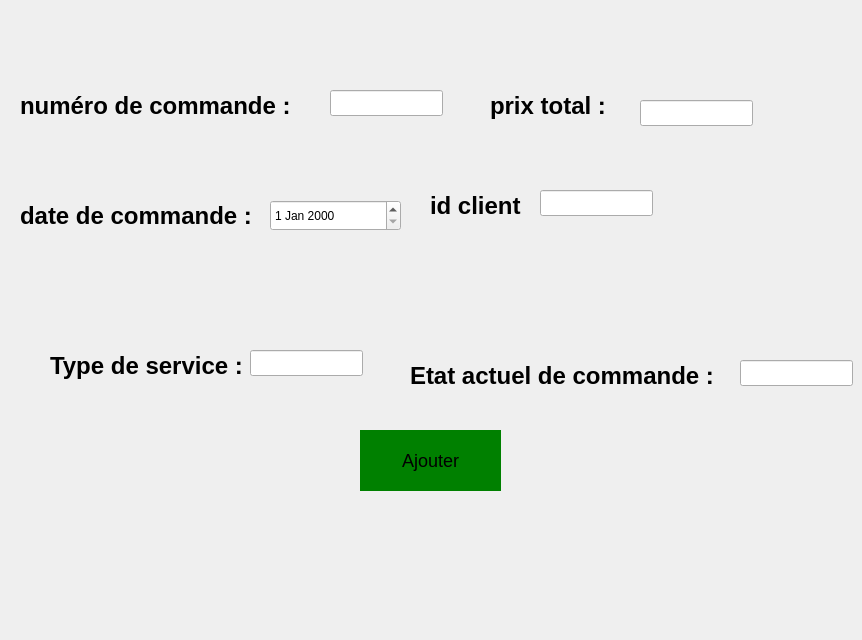
      <widget class="QWidget" name="tab_44">
       <attribute name="icon">
        <iconset>
         <normaloff>:/images/add.png</normaloff>:/images/add.png</iconset>
       </attribute>
       <attribute name="title">
        <string>Ajouter</string>
       </attribute>
       <widget class="QLabel" name="label_190">
        <property name="geometry">
         <rect>
          <x>20</x>
          <y>80</y>
          <width>281</width>
          <height>51</height>
         </rect>
        </property>
        <property name="styleSheet">
         <string notr="true">QLabel {
    font-family: 'Arial';    /* You can change this to any preferred font */
    font-size: 24px;         /* Adjust this value for the desired text size */
    color: #000000;          /* Dark color code */
    font-weight: bold;       /* Makes the text bold */
}
</string>
        </property>
        <property name="text">
         <string>numéro de commande :</string>
        </property>
       </widget>
       <widget class="QLineEdit" name="lineEdit_59">
        <property name="geometry">
         <rect>
          <x>330</x>
          <y>90</y>
          <width>113</width>
          <height>26</height>
         </rect>
        </property>
       </widget>
       <widget class="QLabel" name="label_191">
        <property name="geometry">
         <rect>
          <x>490</x>
          <y>80</y>
          <width>221</width>
          <height>51</height>
         </rect>
        </property>
        <property name="styleSheet">
         <string notr="true">QLabel {
    font-family: 'Arial';    /* You can change this to any preferred font */
    font-size: 24px;         /* Adjust this value for the desired text size */
    color: #000000;          /* Dark color code */
    font-weight: bold;       /* Makes the text bold */
}
</string>
        </property>
        <property name="text">
         <string>prix total :</string>
        </property>
       </widget>
       <widget class="QLineEdit" name="lineEdit_60">
        <property name="geometry">
         <rect>
          <x>640</x>
          <y>100</y>
          <width>113</width>
          <height>26</height>
         </rect>
        </property>
       </widget>
       <widget class="QLabel" name="label_192">
        <property name="geometry">
         <rect>
          <x>20</x>
          <y>190</y>
          <width>241</width>
          <height>51</height>
         </rect>
        </property>
        <property name="styleSheet">
         <string notr="true">QLabel {
    font-family: 'Arial';    /* You can change this to any preferred font */
    font-size: 24px;         /* Adjust this value for the desired text size */
    color: #000000;          /* Dark color code */
    font-weight: bold;       /* Makes the text bold */
}
</string>
        </property>
        <property name="text">
         <string>date de commande :</string>
        </property>
       </widget>
       <widget class="QLabel" name="label_193">
        <property name="geometry">
         <rect>
          <x>430</x>
          <y>180</y>
          <width>221</width>
          <height>51</height>
         </rect>
        </property>
        <property name="styleSheet">
         <string notr="true">QLabel {
    font-family: 'Arial';    /* You can change this to any preferred font */
    font-size: 24px;         /* Adjust this value for the desired text size */
    color: #000000;          /* Dark color code */
    font-weight: bold;       /* Makes the text bold */
}
</string>
        </property>
        <property name="text">
         <string>id client</string>
        </property>
       </widget>
       <widget class="QLabel" name="label_194">
        <property name="geometry">
         <rect>
          <x>50</x>
          <y>340</y>
          <width>221</width>
          <height>51</height>
         </rect>
        </property>
        <property name="styleSheet">
         <string notr="true">QLabel {
    font-family: 'Arial';    /* You can change this to any preferred font */
    font-size: 24px;         /* Adjust this value for the desired text size */
    color: #000000;          /* Dark color code */
    font-weight: bold;       /* Makes the text bold */
}
</string>
        </property>
        <property name="text">
         <string>Type de service : </string>
        </property>
       </widget>
       <widget class="QLabel" name="label_195">
        <property name="geometry">
         <rect>
          <x>410</x>
          <y>350</y>
          <width>311</width>
          <height>51</height>
         </rect>
        </property>
        <property name="styleSheet">
         <string notr="true">QLabel {
    font-family: 'Arial';    /* You can change this to any preferred font */
    font-size: 24px;         /* Adjust this value for the desired text size */
    color: #000000;          /* Dark color code */
    font-weight: bold;       /* Makes the text bold */
}
</string>
        </property>
        <property name="text">
         <string>Etat actuel de commande :</string>
        </property>
       </widget>
       <widget class="QLineEdit" name="lineEdit_64">
        <property name="geometry">
         <rect>
          <x>740</x>
          <y>360</y>
          <width>113</width>
          <height>26</height>
         </rect>
        </property>
       </widget>
       <widget class="QLabel" name="label_196">
        <property name="geometry">
         <rect>
          <x>0</x>
          <y>460</y>
          <width>221</width>
          <height>171</height>
         </rect>
        </property>
        <property name="text">
         <string/>
        </property>
        <property name="pixmap">
         <pixmap>:/images/Shinny__7_-removebg-preview.png</pixmap>
        </property>
        <property name="scaledContents">
         <bool>true</bool>
        </property>
       </widget>
       <widget class="QPushButton" name="pushButton_41">
        <property name="geometry">
         <rect>
          <x>360</x>
          <y>430</y>
          <width>141</width>
          <height>61</height>
         </rect>
        </property>
        <property name="styleSheet">
         <string notr="true">QPushButton {
    color: #000000;          /* Text color: deep black */
    font-size: 18px;         /* Text size: slightly bigger */
    background-color: green; /* Button background color */
    border: none;            /* Optional: Remove the border */
    padding: 10px;           /* Optional: Add padding for a better look */
}

QPushButton:hover {
    background-color: darkgreen; /* Optional: Change background color on hover */
}

QPushButton:pressed {
    background-color: lightgreen; /* Optional: Change background color on press */
}
</string>
        </property>
        <property name="text">
         <string>Ajouter</string>
        </property>
       </widget>
       <widget class="QLineEdit" name="lineEdit_62">
        <property name="geometry">
         <rect>
          <x>540</x>
          <y>190</y>
          <width>113</width>
          <height>26</height>
         </rect>
        </property>
       </widget>
       <widget class="QLineEdit" name="lineEdit_63">
        <property name="geometry">
         <rect>
          <x>250</x>
          <y>350</y>
          <width>113</width>
          <height>26</height>
         </rect>
        </property>
       </widget>
       <widget class="QDateEdit" name="lineEdit_61">
        <property name="geometry">
         <rect>
          <x>270</x>
          <y>200</y>
          <width>131</width>
          <height>31</height>
         </rect>
        </property>
       </widget>
      </widget>
